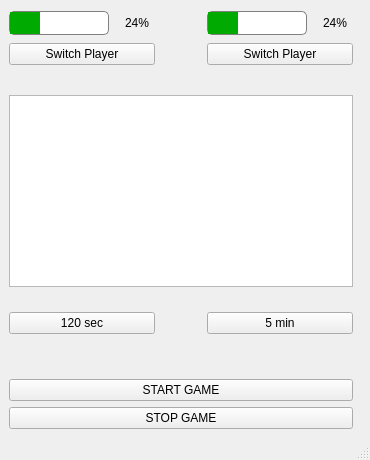
<?xml version="1.0" encoding="UTF-8"?>
<ui version="4.0">
 <class>MainWindow</class>
 <widget class="QMainWindow" name="MainWindow">
  <property name="geometry">
   <rect>
    <x>0</x>
    <y>0</y>
    <width>370</width>
    <height>460</height>
   </rect>
  </property>
  <property name="windowTitle">
   <string>MainWindow</string>
  </property>
  <widget class="QWidget" name="centralwidget">
   <layout class="QFormLayout" name="formLayout">
    <item row="0" column="0">
     <layout class="QGridLayout" name="gridLayout_5">
      <item row="0" column="0">
       <layout class="QGridLayout" name="gridLayout">
        <item row="1" column="0">
         <layout class="QGridLayout" name="gridLayout_2">
          <item row="5" column="1">
           <spacer name="horizontalSpacer_2">
            <property name="orientation">
             <enum>Qt::Orientation::Horizontal</enum>
            </property>
            <property name="sizeHint" stdset="0">
             <size>
              <width>40</width>
              <height>20</height>
             </size>
            </property>
           </spacer>
          </item>
          <item row="1" column="0" colspan="3">
           <spacer name="horizontalSpacer">
            <property name="orientation">
             <enum>Qt::Orientation::Horizontal</enum>
            </property>
            <property name="sizeHint" stdset="0">
             <size>
              <width>40</width>
              <height>20</height>
             </size>
            </property>
           </spacer>
          </item>
          <item row="3" column="0" colspan="3">
           <widget class="QTextEdit" name="textEdit"/>
          </item>
          <item row="0" column="2">
           <layout class="QGridLayout" name="gridLayout_4">
            <item row="1" column="0" colspan="2">
             <widget class="QPushButton" name="switchPlayer2">
              <property name="text">
               <string>Switch Player</string>
              </property>
             </widget>
            </item>
            <item row="0" column="0">
             <widget class="QProgressBar" name="progressBar_2">
              <property name="styleSheet">
               <string notr="true">QProgressBar {
    border: 1px solid grey;
    border-radius: 5px;
    text-align: right;
    margin-right: 40px; 
}

QProgressBar::chunk {
    background-color: #00aa00;
    width: 10px; 
}</string>
              </property>
              <property name="value">
               <number>24</number>
              </property>
             </widget>
            </item>
           </layout>
          </item>
          <item row="4" column="1">
           <spacer name="verticalSpacer_2">
            <property name="orientation">
             <enum>Qt::Orientation::Vertical</enum>
            </property>
            <property name="sizeHint" stdset="0">
             <size>
              <width>20</width>
              <height>40</height>
             </size>
            </property>
           </spacer>
          </item>
          <item row="0" column="1">
           <spacer name="verticalSpacer_3">
            <property name="orientation">
             <enum>Qt::Orientation::Vertical</enum>
            </property>
            <property name="sizeHint" stdset="0">
             <size>
              <width>20</width>
              <height>40</height>
             </size>
            </property>
           </spacer>
          </item>
          <item row="4" column="0">
           <widget class="QPushButton" name="min2">
            <property name="text">
             <string>120 sec</string>
            </property>
           </widget>
          </item>
          <item row="4" column="2">
           <widget class="QPushButton" name="min5">
            <property name="text">
             <string>5 min</string>
            </property>
           </widget>
          </item>
          <item row="0" column="0">
           <layout class="QGridLayout" name="gridLayout_3">
            <property name="sizeConstraint">
             <enum>QLayout::SizeConstraint::SetDefaultConstraint</enum>
            </property>
            <item row="1" column="0" colspan="2">
             <widget class="QPushButton" name="switchPlayer">
              <property name="text">
               <string>Switch Player</string>
              </property>
             </widget>
            </item>
            <item row="0" column="0">
             <widget class="QProgressBar" name="progressBar">
              <property name="baseSize">
               <size>
                <width>0</width>
                <height>0</height>
               </size>
              </property>
              <property name="styleSheet">
               <string notr="true">QProgressBar {
    border: 1px solid grey;
    border-radius: 5px;
    text-align: right;
    margin-right: 40px; 
}

QProgressBar::chunk {
    background-color: #00aa00; 
    width: 10px; 
}</string>
              </property>
              <property name="value">
               <number>24</number>
              </property>
              <property name="orientation">
               <enum>Qt::Orientation::Horizontal</enum>
              </property>
             </widget>
            </item>
           </layout>
          </item>
         </layout>
        </item>
        <item row="3" column="0">
         <widget class="QPushButton" name="stop">
          <property name="text">
           <string>STOP GAME</string>
          </property>
         </widget>
        </item>
        <item row="2" column="0">
         <widget class="QPushButton" name="start">
          <property name="text">
           <string>START GAME</string>
          </property>
         </widget>
        </item>
       </layout>
      </item>
     </layout>
    </item>
   </layout>
  </widget>
  <widget class="QStatusBar" name="statusbar"/>
 </widget>
 <resources/>
 <connections/>
</ui>
